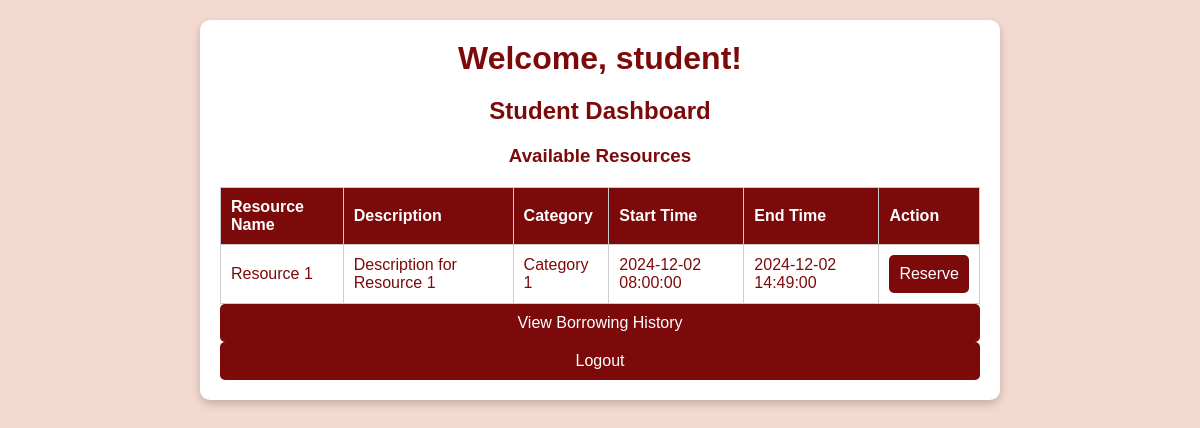
Screenshot of /student_dashboard.php (signed in) with the database file from the repository.
### tables this page shows
CREATE TABLE `resources` (
  `ResourceID` int(11) NOT NULL,
  `ResourceName` varchar(255) NOT NULL,
  `ResourceDescription` text NOT NULL,
  `CategoryID` int(11) NOT NULL
);

CREATE TABLE `categories` (
  `CategoryID` int(11) NOT NULL,
  `CategoryName` varchar(255) NOT NULL
);

CREATE TABLE `schedules` (
  `ScheduleID` int(11) NOT NULL,
  `ResourceID` int(11) NOT NULL,
  `StartTime` datetime NOT NULL,
  `EndTime` datetime NOT NULL
);

### student_dashboard.php (the view, shortened to what this page needs)
<?php
include('config.php');
?>
<!DOCTYPE html>
<html lang="en">
<head>
    <link rel="stylesheet" type="text/css" href="styles.css">
</head>
<body class="bg-red-700 text-gray-100">
    <div class="container mx-auto p-6">
        <h1 class="text-4xl mb-6">Welcome, <?php echo $_SESSION['username']; ?>!</h1>
        <h2 class="text-2xl mb-4">Student Dashboard</h2>
        <h3 class="text-xl mb-4">Available Resources</h3>
        <table class="w-full bg-gray-100 text-red-700 border border-red-700 rounded-lg mb-6">
            <thead>
                <tr>
                    <th class="p-2 border border-red-700">Resource Name</th>
                    <th class="p-2 border border-red-700">Description</th>
                    <th class="p-2 border border-red-700">Category</th>
                    <th class="p-2 border border-red-700">Start Time</th>
                    <th class="p-2 border border-red-700">End Time</th>
                    <th class="p-2 border border-red-700">Action</th>
                </tr>
            </thead>
            <tbody>
                <?php
                $sql = "SELECT r.ResourceID, r.ResourceName, r.ResourceDescription, c.CategoryName, s.StartTime, s.EndTime
                        FROM Resources r
                        JOIN Categories c ON r.CategoryID = c.CategoryID
                        JOIN Schedules s ON r.ResourceID = s.ResourceID
                        LEFT JOIN Borrowings b ON r.ResourceID = b.ResourceID AND b.Status = 'Reserved'
                        WHERE b.ResourceID IS NULL";
                $result = $conn->query($sql);
                if ($result->num_rows > 0) {
                    while($row = $result->fetch_assoc()) {
                        echo "<tr>";
                        echo "<td class='p-2 border border-red-700'>" . $row['ResourceName'] . "</td>";
                        echo "<td class='p-2 border border-red-700'>" . $row['ResourceDescription'] . "</td>";
                        echo "<td class='p-2 border border-red-700'>" . $row['CategoryName'] . "</td>";
                        echo "<td class='p-2 border border-red-700'>" . $row['StartTime'] . "</td>";
                        echo "<td class='p-2 border border-red-700'>" . $row['EndTime'] . "</td>";
                        echo "<td class='p-2 border border-red-700'>
                                <form action='reserve_resource.php' method='post' class='inline'>
                                    <input type='hidden' name='resource_id' value='" . $row['ResourceID'] . "'>
                                    <input type='hidden' name='start_time' value='" . $row['StartTime'] . "'>
                                    <input type='hidden' name='end_time' value='" . $row['EndTime'] . "'>
                                    <button type='submit' class='bg-red-600 text-gray-100 py-1 px-3 rounded-lg hover:bg-red-700'>Reserve</button>
                                </form>
                              </td>";
                        echo "</tr>";
                    }
                } else {
                    echo "<tr><td colspan='6' class='p-2 text-center'>No resources available</td></tr>";
                }
                ?>
            </tbody>
        </table>
        <div class="text-center mb-4">
            <form action="view_history.php" method="post">
                <button type="submit" class="bg-gray-200 text-red-700 py-2 px-4 rounded-lg hover:bg-gray-300">View Borrowing History</button>
            </form>
        </div>
        <div class="text-center">
            <form action="logout.php" method="post">
                <button type="submit" class="bg-gray-200 text-red-700 py-2 px-4 rounded-lg hover:bg-gray-300">Logout</button>
            </form>
        </div>
    </div>
</body>
</html>

### styles.css (style rules this page uses)
* { margin: 0; padding: 0; box-sizing: border-box; }
body { font-family: Arial, sans-serif; background-color: #f4d9d0; padding: 20px; color: #7d0a0a; }
.container { max-width: 800px; margin: 0 auto; padding: 20px; background-color: #ffffff; border-radius: 10px; box-shadow: 0 4px 10px rgba(0, 0, 0, 0.2); }
h1, h2, h3 { color: #7d0a0a; text-align: center; margin-bottom: 20px; }
form { display: flex; flex-direction: column; gap: 10px; }
button { padding: 10px; background-color: #7d0a0a; color: #ffffff; border: none; border-radius: 5px; cursor: pointer; font-size: 16px; }
table { width: 100%; border-collapse: collapse; margin-top: 20px; }
th, td { padding: 10px; border: 1px solid #ccc; text-align: left; }
th { background-color: #7d0a0a; color: #ffffff; }

### rows the page displays
resources: ResourceName "Resource 1", ResourceDescription "Description for Resource 1", CategoryID.CategoryName "Category 1", schedules.StartTime "2024-12-02 08:00:00", schedules.EndTime "2024-12-02 14:49:00"

### other values shown
$_SESSION['username'] "student"
